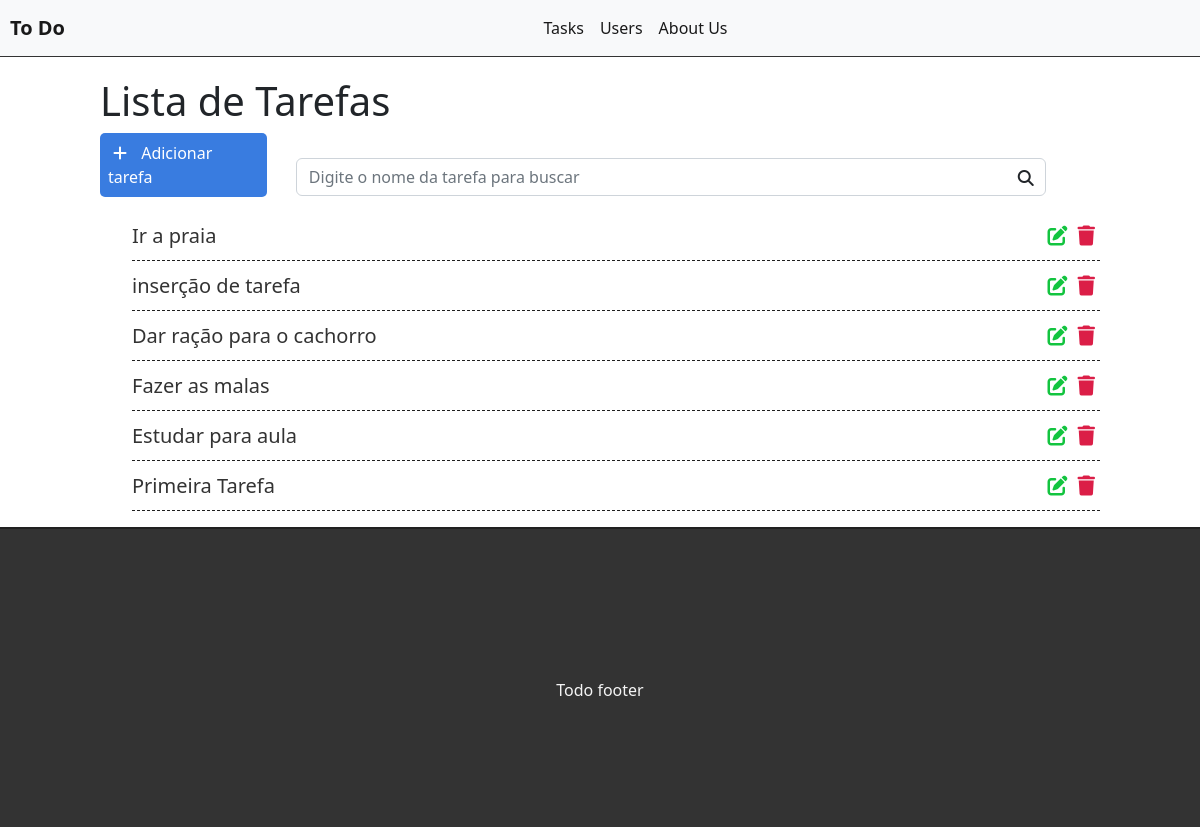
/tasks/, run on an earlier commit of the app's database.
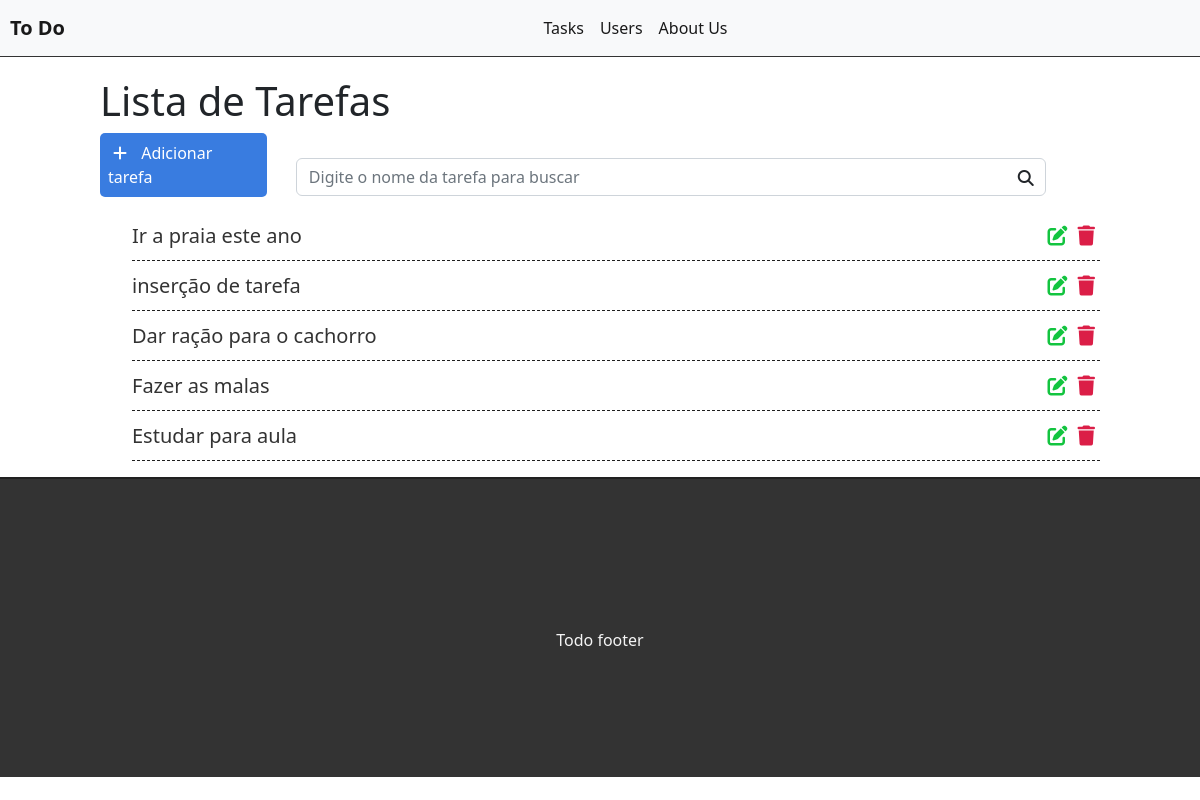
And on a later commit of the database.
### tasks/models.py (models this page shows, shortened)
class Task(models.Model):
    STATUS=(
       ('doing', 'Doing'),
       ('done', 'Done'),
    )
    title = models.CharField(max_length=255)
    description = models.TextField()
    done = models.CharField(max_length = 5, choices = STATUS)
    create_at = models.DateTimeField(auto_now_add = True)
    update_at = models.DateTimeField(auto_now = True)

### tasks/views.py (the view)
# urls.py: path('', view=views.list, name='list'),
def list(request):# request é sempre padrao ns funcoes das views
    tasks = Task.objects.all().order_by('-create_at')# pegando todos o conteudo do model task (tabela no banco) e ordenado pela data de criação
    return render(request=request, template_name='tasks/list.html', context={'tasks':tasks})

### tasks/templates/tasks/list.html (shortened to what this page needs)
{% extends 'base.html' %}
{% block content %}
<div class="offset-1 col-10 list-div">
    <h1>Lista de Tarefas</h1>
    <a id="add-link" href="newtask/">
        <div class="col-2 add-div">
            <i class="fas fa-plus"></i> Adicionar tarefa
        </div>
    </a>
    <div class="col-9 search-div">
        <input  class="form-control" type="text" id="search" name="search" placeholder="Digite o nome da tarefa para buscar">
        <i class="fas fa-search"></i>
    </div>
    <ul>
        {% for task in tasks %}
        <li class="task-item">
            <span><a href="/task/{{ task.id }}">{{ task.title }}</a></span>
            <span><a href="/deletetask/{{task.id}}"><i class="fas fa-trash"></i></a></span>
            <span><a href="/edittask/{{task.id}}"><i class="fas fa-edit"></i></a></span>
        </li>
        {% endfor %}
    </ul>
</div>
{% endblock  %}

### tasks/templates/base.html (shortened to what this page needs)
{% load static %}
<!DOCTYPE html>
<html lang="en">
<head>
    <link rel="stylesheet" href="https://cdn.jsdelivr.net/npm/bootstrap@5.2.2/dist/css/bootstrap.min.css">
    <link rel="stylesheet" href="https://cdn.jsdelivr.net/npm/@fortawesome/fontawesome-free@6.2.0/css/fontawesome.min.css">
    <link rel="stylesheet" href="{% static 'css/styles.css' %}">
</head>
<body>
    <div class="container-fluid">
        <nav class="navbar navbar-expand-lg bg-light">
            <div class="container-fluid">
              <a class="navbar-brand" href="/">To Do</a>
              <div class="collapse navbar-collapse" id="navbarSupportedContent">
                <ul class="navbar-nav me-auto mb-2 mb-lg-0">
                  <li class="nav-item">
                    <a class="nav-link active" aria-current="page" href="#">Tasks</a>
                  </li>
                  <li class="nav-item">
                    <a class="nav-link active" aria-current="page" href="#">Users</a>
                  </li>
                  <li class="nav-item">
                    <a class="nav-link active" aria-current="page" href="#">About Us</a>
                  </li>
              </div>
            </div>
          </nav>
        {% block content %}
        {% endblock  %}
        <footer>
            <p>Todo footer</p>
        </footer>
    </div>
</body>
</html>

### tasks/static/css/styles.css (style rules this page uses)
.container-fluid { padding: 0; }
nav div.container-fluid { padding-left: 10px; padding-right: 10px; }
.navbar { border-bottom: 1px solid #333; margin-bottom: 20px; }
.navbar-nav { margin: auto; }
.navbar-brand { font-weight: bold; }
#add-link { text-decoration: none; }
.add-div { background-color: rgb(57, 124, 224); cursor: pointer; display: inline-block; color: white; padding: 8px; border-radius: 5px; margin-right: 25px; }
.fas.fa-plus { color: white; margin-left: 5px; margin-right: 10px; }
.fas.fa-search { position: absolute; right: 12px; top:12px ; }
.search-div { position: relative; padding: 0; margin-top: 15px; margin-bottom: 15px; display: inline-block; }
.list-div { padding: 0; }
.task-item { list-style: none; font-size: 20px; height: 50px; padding-top: 10px; border-bottom: 1px dashed #202020; }
.task-item a { color: #333; text-decoration: none; }
.fas.fa-trash, .fas.fa-edit { cursor: pointer; margin: 5px; font-size: 20px; float: right; }
.fas.fa-trash { color: #db1e47; }
.fas.fa-edit { color: #13c43f; }
footer { background-color: #333; height: 300px; border-top: 2px solid #202020; }
footer p { color: #f5f5f5; text-align: center; top:50%; position: relative; }

What changed in the data, as far as the page shows it:
removed Task: title "Primeira Tarefa"
changed Task: title "Ir a praia" → "Ir a praia este ano"
